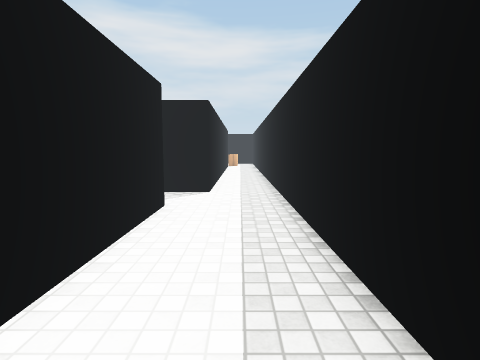
[1] (above)

23 first-person views from a walk through a 3-D level made in the Unity game engine. The camera is 1.4 m above the floor, tilts 6° down and sees 80° across. The floor is counted in squares, 1 m on a side. Each view is taken from the middle of a square. On the plan, view 1 faces up. The plan holds only what a view shows up to about 14 squares ahead; the rest is blank. The place goes on beyond the plan. The player character is not drawn. Door leaves are left out, so doorways stand open. Surface patterns are stand-ins for the level's own textures.

[2]
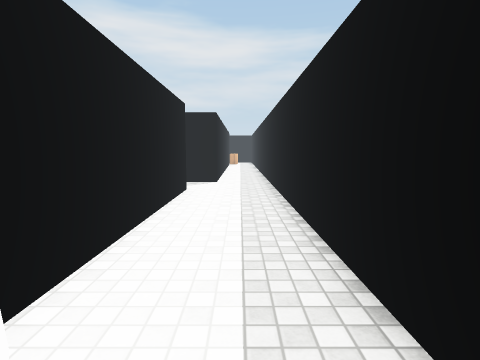

[3]
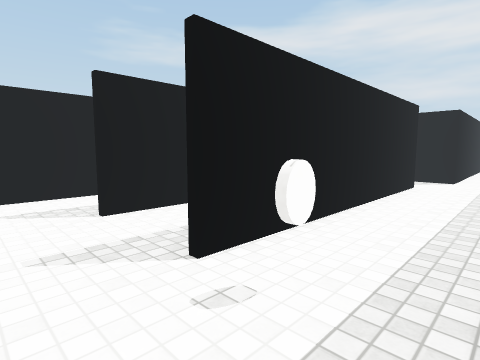

[4]
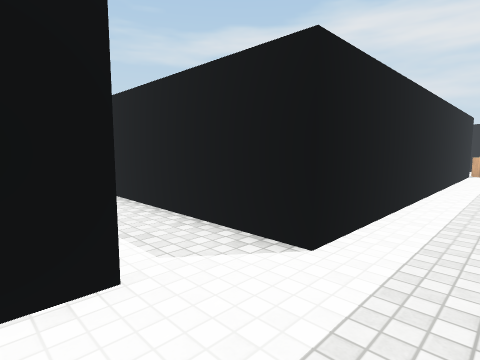

[5]
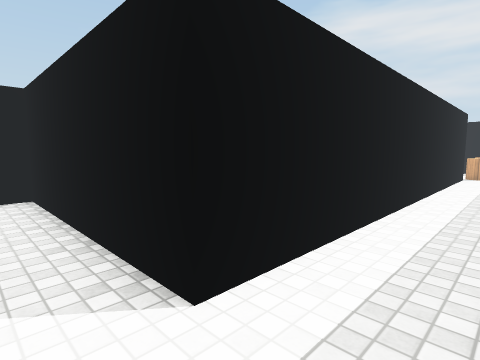

[6]
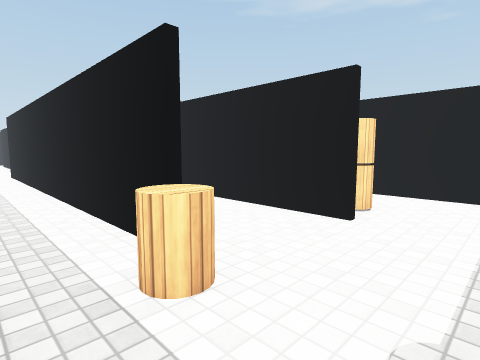

[7]
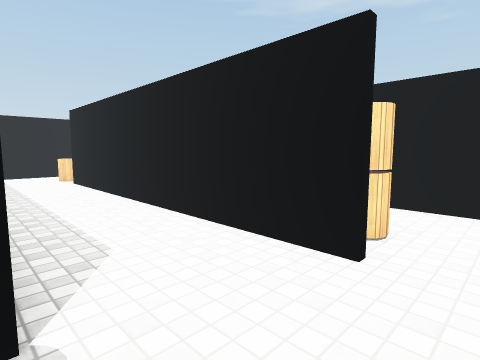

[8]
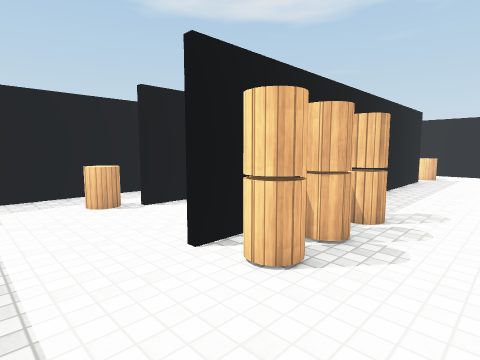

[9]
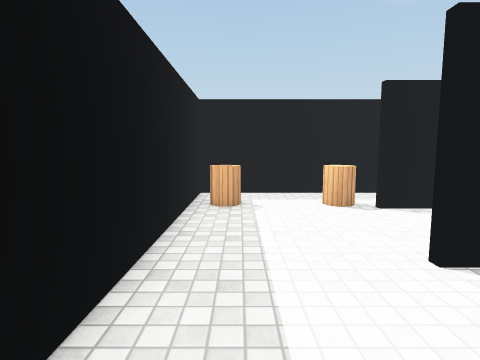

[10]
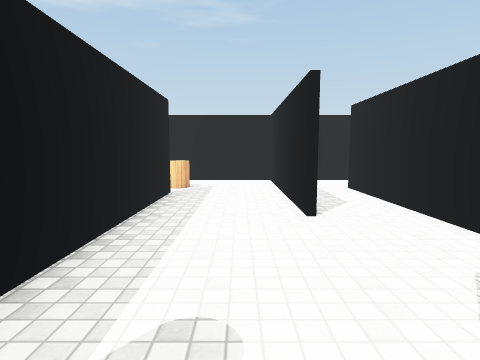

[11]
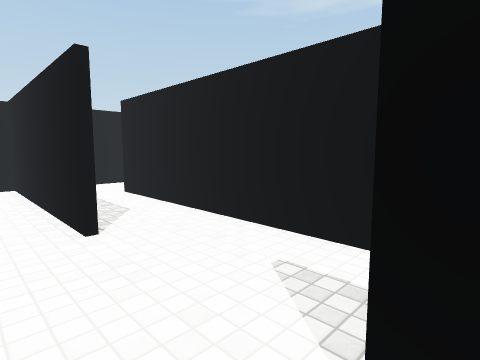

[12]
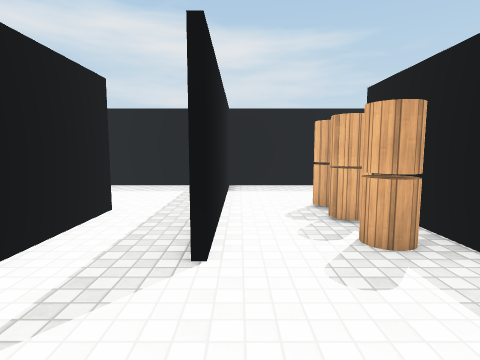

[13]
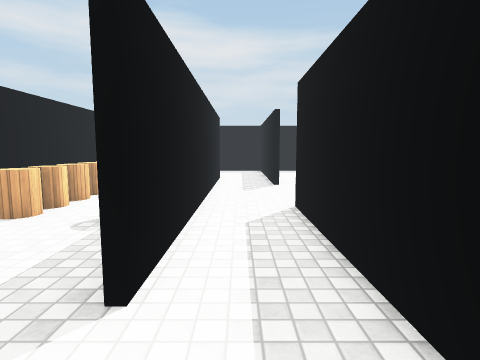

[14]
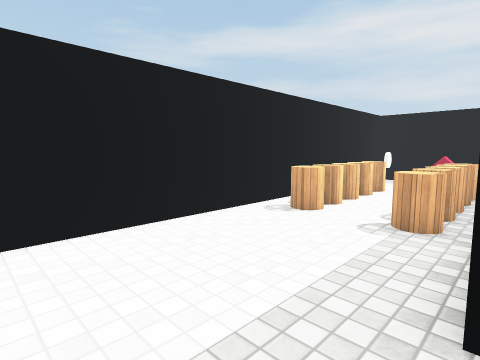

[15]
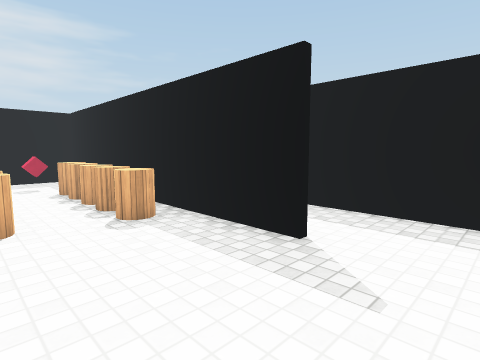

[16]
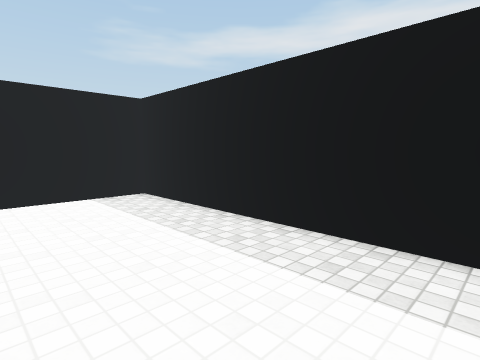

[17]
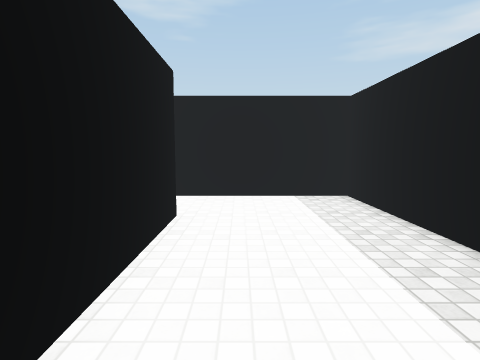

[18]
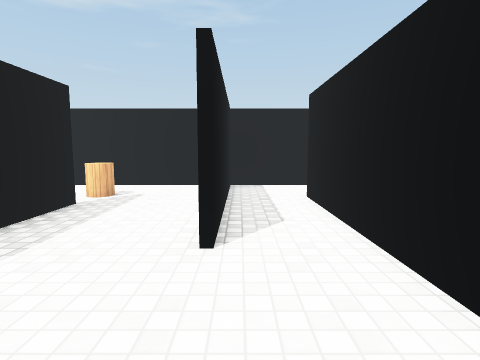

[19]
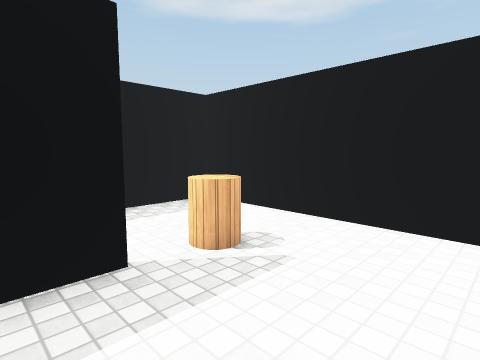

[20]
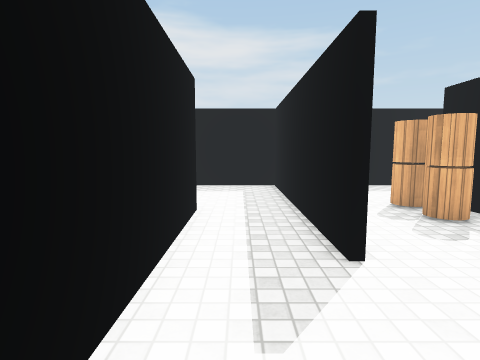

[21]
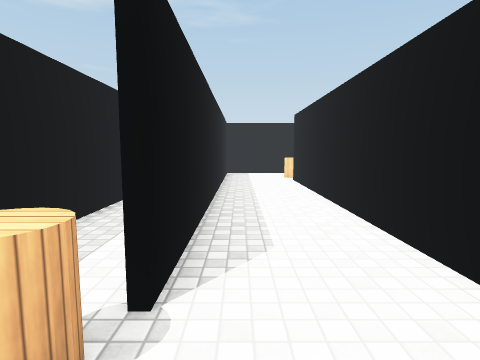

[22]
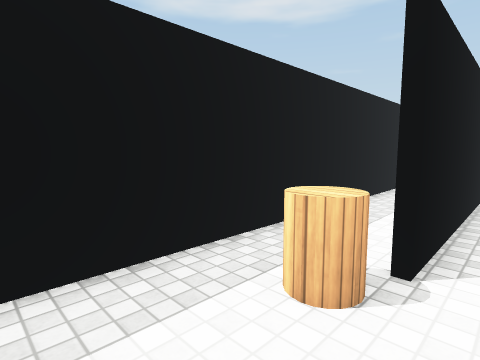

[23]
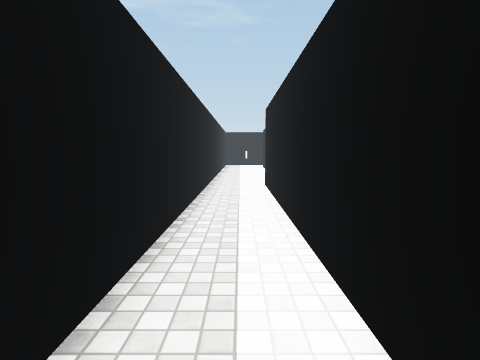

### Floor plan
Ten units are one square. View 1 is at (0, 0); x grows to the right and y downward. Boxes are objects, and circles mark ways between rooms. Rooms are numbered by the first view taken in them; rooms with no view inside come last. Other rooms are left out.
<svg viewBox="-192 -299 210 349">
<path fill="none" stroke="#000" d="M-47 -135 -47 -256M-84 -171 -84 -96 -12 -96 -12 -246M-19 -72 -19 29M-86 -214 -86 -244M-10 -246 -10 -94 -25 -94M-45 -256 -45 -136M-110 -248 -110 -176M-84 -292 -84 -214M13 16 13 -293 -89 -293M-110 -176 -110 -124M-112 -124 -112 -244 -160 -244 -160 -104M-122 -96 -84 -96M-86 -96 -86 -171M-161 -246 -115 -246M-89 -293 -187 -293 -187 -254M-86 -244 -86 -294"/>
<rect x="-65" y="-225" width="10" height="10" fill="#bbb"><title>other object</title></rect>
<rect x="-65" y="-235" width="10" height="10" fill="#bbb"><title>other object</title></rect>
<rect x="-65" y="-245" width="10" height="10" fill="#bbb"><title>other object</title></rect>
<rect x="-65" y="-255" width="10" height="10" fill="#bbb"><title>other object</title></rect>
<rect x="-55" y="-125" width="10" height="10" fill="#bbb"><title>other object</title></rect>
<rect x="-15" y="25" width="10" height="10" fill="#bbb"><title>other object</title></rect>
<rect x="-15" y="-265" width="20" height="20" fill="#bbb"><title>other object</title></rect>
<rect x="-15" y="-285" width="20" height="10" fill="#bbb"><title>other object</title></rect>
<rect x="-155" y="-165" width="10" height="10" fill="#bbb"><title>other object</title></rect>
<rect x="-155" y="-175" width="10" height="10" fill="#bbb"><title>other object</title></rect>
<rect x="-155" y="-185" width="10" height="10" fill="#bbb"><title>other object</title></rect>
<rect x="-155" y="-195" width="10" height="10" fill="#bbb"><title>other object</title></rect>
<rect x="-155" y="-205" width="10" height="10" fill="#bbb"><title>other object</title></rect>
<rect x="-155" y="-225" width="10" height="10" fill="#bbb"><title>other object</title></rect>
<rect x="-135" y="-225" width="10" height="10" fill="#bbb"><title>other object</title></rect>
<rect x="-125" y="-165" width="10" height="10" fill="#bbb"><title>other object</title></rect>
<rect x="-125" y="-175" width="10" height="10" fill="#bbb"><title>other object</title></rect>
<rect x="-125" y="-185" width="10" height="10" fill="#bbb"><title>other object</title></rect>
<rect x="-125" y="-195" width="10" height="10" fill="#bbb"><title>other object</title></rect>
<rect x="-125" y="-205" width="10" height="10" fill="#bbb"><title>other object</title></rect>
<circle cx="-100" cy="-170" r="3" fill="#2a7"/>
<circle cx="-100" cy="-250" r="3" fill="#2a7"/>
<text x="-30" y="-150">1</text>
<text x="-130" y="-160">2</text>
<text x="-140" y="-270">3</text>
</svg>
Room 1 opens to room 2. Room 1 opens to room 3.

Where each view was taken, in squares from view 1:
view 1: 0 up, 0 right, facing up
view 2: 3 down, 0 right, facing up
view 3: 5 down, 1 right, facing up-left
view 4: 6 up, 1 right, facing up-left
view 5: 8 up, 1 right, facing up-left
view 6: 28 up, 1 right, facing down-left
view 7: 27 up, 1 left, facing down-left
view 8: 28 up, 8 left, facing down-right
view 9: 28 up, 8 left, facing right
view 10: 23 up, 7 left, facing down
view 11: 22 up, 7 left, facing down-left
view 12: 18 up, 8 left, facing up
view 13: 10 up, 10 left, facing up
view 14: 10 up, 11 left, facing up-left
view 15: 10 up, 15 left, facing up-right
view 16: 25 up, 10 left, facing up-left
view 17: 26 up, 10 left, facing left
view 18: 21 up, 9 left, facing down
view 19: 15 up, 8 left, facing down-right
view 20: 18 up, 10 left, facing up
view 21: 27 up, 2 left, facing down
view 22: 28 up, 2 left, facing down-right
view 23: 21 up, 0 right, facing down
